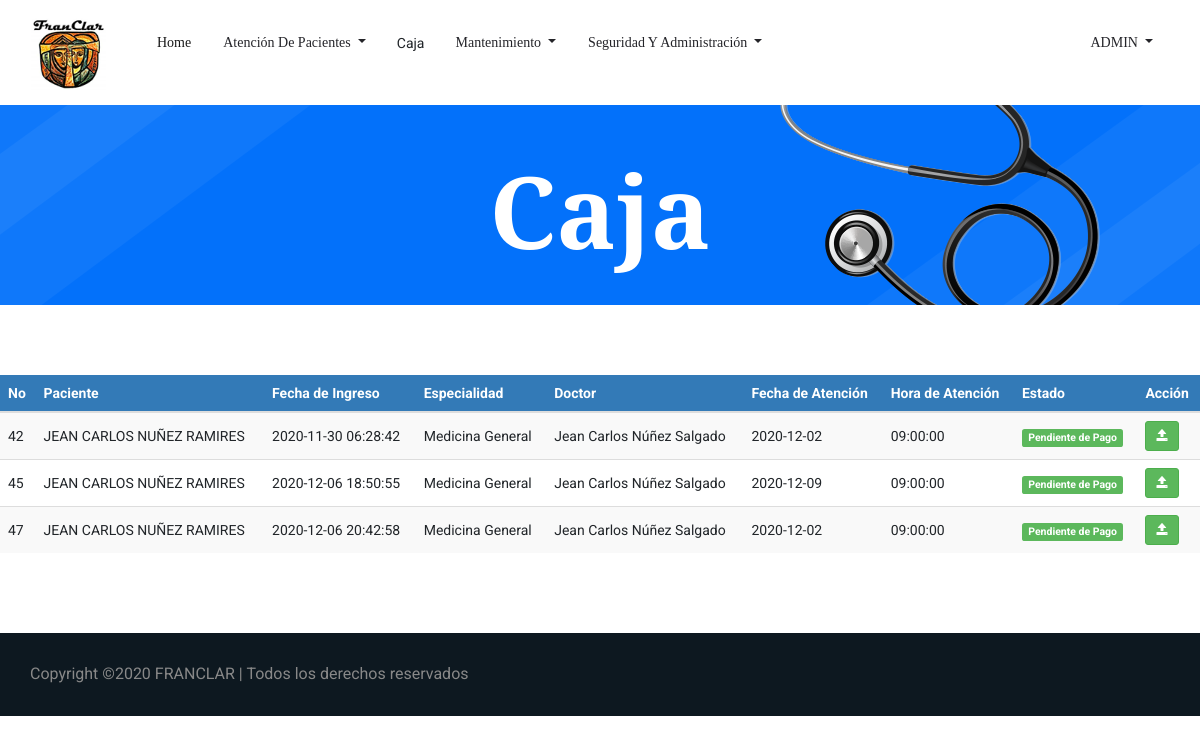
The page /Caja.php (signed in) on the database as committed earlier.
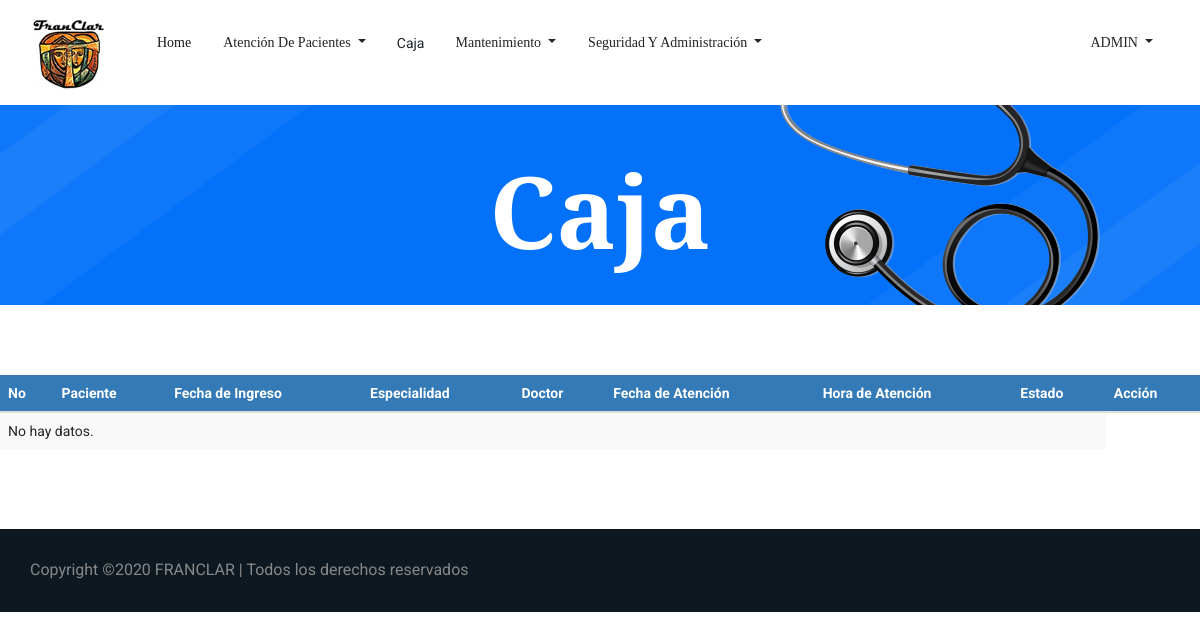
The same page on the database as committed later.
### tables this page shows
CREATE TABLE `tbl_citas` (
  `ID_Cita` bigint(3) NOT NULL,
  `ID_Paciente` int(3) NOT NULL,
  `ID_Usuario` bigint(3) NOT NULL,
  `ID_Empleado` int(3) NOT NULL,
  `ID_Especialidad` int(3) NOT NULL,
  `ID_Estado` int(3) NOT NULL,
  `Fec_Creacion` timestamp NOT NULL DEFAULT current_timestamp(),
  `Fec_Atencion` date NOT NULL,
  `Hora_Atencion` time NOT NULL,
  `Precio` int(5) NOT NULL,
  `Usuario_crea` bigint(3) DEFAULT NULL,
  `Fec_crea` date DEFAULT NULL,
  `Usuario_modif` bigint(3) DEFAULT NULL,
  `Fec_modif` date DEFAULT NULL
);

CREATE TABLE `tbl_pacientes` (
  `ID_Paciente` int(3) NOT NULL,
  `ID_tipo_documento` int(11) NOT NULL,
  `cedula` varchar(20) NOT NULL,
  `ID_Sexo` int(1) NOT NULL,
  `ID_Est_Civil` int(3) NOT NULL,
  `ID_Tipo_Sangre` int(3) NOT NULL,
  `ID_Religion` int(3) NOT NULL,
  `Nom_Paciente` varchar(255) NOT NULL,
  `Fec_Nacimiento` date NOT NULL,
  `Edad` int(3) NOT NULL,
  `Dir_Paciente` varchar(255) NOT NULL,
  `Tel_Paciente` int(8) NOT NULL,
  `Cel_Paciente` int(8) NOT NULL,
  `Email` varchar(50) NOT NULL,
  `Contacto_Emergencia` varchar(40) NOT NULL,
  `ID_Parentesco` int(3) NOT NULL,
  `Tel_Emergencia` int(8) NOT NULL,
  `Cel_Emergencia` int(8) NOT NULL,
  `Antecedentes_Personales` varchar(500) DEFAULT NULL,
  `Antecedentes_Hospitalarios` varchar(500) DEFAULT NULL,
  `Antecedentes_Alergicos` varchar(500) DEFAULT NULL,
  `Antecedentes_Familiares` varchar(500) DEFAULT NULL,
  `Habitos` varchar(500) DEFAULT NULL,
  `Usuario_crea` bigint(3) DEFAULT NULL,
  `Fec_crea` date DEFAULT NULL,
  `Usuario_modif` bigint(3) DEFAULT NULL,
  `Fec_modif` date DEFAULT NULL
);

CREATE TABLE `tbl_especialidad` (
  `ID_especialidad` int(3) NOT NULL,
  `Descripcion_espec` varchar(30) NOT NULL,
  `Precio` int(5) NOT NULL
);

CREATE TABLE `tbl_empleado` (
  `ID_Empleado` int(3) NOT NULL,
  `Nom_Empleado` varchar(50) NOT NULL,
  `ID_Sexo` int(1) NOT NULL,
  `ID_Est_Civil` int(3) NOT NULL,
  `ID_Cargo` int(3) NOT NULL,
  `ID_Especialidad` int(3) NOT NULL,
  `Cedula` varchar(13) NOT NULL,
  `Fec_Nacimiento` date NOT NULL,
  `Dir_Empleado` varchar(255) NOT NULL,
  `Tel_Empleado` int(8) NOT NULL,
  `Cel_Empleado` int(8) NOT NULL,
  `Salario` int(6) NOT NULL,
  `Usuario_crea` bigint(3) DEFAULT NULL,
  `Fec_crea` date DEFAULT NULL,
  `Usuario_modif` bigint(3) DEFAULT NULL,
  `Fec_modif` date DEFAULT NULL
);

CREATE TABLE `tbl_estado_cita` (
  `ID_Estado` int(3) NOT NULL,
  `Descripcion_est_cita` varchar(20) NOT NULL
);

### Caja.php (the view, shortened to what this page needs)
<!doctype html>
<html lang="es">
<?php
include 'head.php'
?>
<body>
    <?php
    include 'header.php'
    ?>
    <section class="breadcrumb_part breadcrumb_bg">
        <div class="container">
            <div class="row">
                <div class="col-lg-12">
                    <div class="breadcrumb_iner">
                        <div class="breadcrumb_iner_item">
                            <h2>Caja</h2>
                        </div>
                    </div>
                </div>
            </div>
        </div>
    </section>
    <br>
     <br>
     <br>
    <div class="table-responsive">
			<table id="datatableUsuarios" class="table table-striped table-hover" cellspacing="0" width="100%">
            	<thead>
				<tr>
					<th>No</th>
					<th>Paciente</th>
					<th>Fecha de Ingreso</th>
					<th>Especialidad</th>
                    <th>Doctor</th>
                    <th>Fecha de Atención</th>
                    <th>Hora de Atención</th>
                    <th>Estado</th>
				    <th>Acción</th>
				</tr>
				</thead>
				<tbody>
				<?php
				$sql = mysqli_query($con, "SELECT tbl_citas.ID_Cita,
				tbl_pacientes.Nom_Paciente,
				tbl_citas.Fec_Creacion,
				tbl_especialidad.Descripcion_espec,
				tbl_empleado.Nom_Empleado,
				tbl_citas.Fec_Atencion,
				tbl_citas.Hora_Atencion,
				tbl_estado_cita.Descripcion_est_cita FROM tbl_citas
				INNER JOIN tbl_pacientes on tbl_citas.ID_Paciente = tbl_pacientes.ID_Paciente
				INNER JOIN tbl_especialidad on tbl_citas.ID_Especialidad = tbl_especialidad.ID_Especialidad
				INNER JOIN tbl_empleado on tbl_citas.ID_Empleado = tbl_empleado.ID_Empleado
				INNER JOIN tbl_estado_cita on tbl_citas.ID_Estado = tbl_estado_cita.ID_Estado WHERE tbl_estado_cita.ID_Estado = 3");
				if(mysqli_num_rows($sql) == 0){
					echo '<tr><td colspan="8">No hay datos.</td></tr>';
				}else{
					while($row = mysqli_fetch_assoc($sql)){
						echo '
						<tr>
						<td>'.$row['ID_Cita'].'</td>
						<td>'.$row['Nom_Paciente'].'</td>
						<td>'.$row['Fec_Creacion'].'</td>
						<td>'.$row['Descripcion_espec'].'</td>
						<td>'.$row['Nom_Empleado'].'</td>
						<td>'.$row['Fec_Atencion'].'</td>
						<td>'.$row['Hora_Atencion'].'</td>
						<td><span class="label label-success">'.$row['Descripcion_est_cita'].'</span></td>
						<td>
                            <a href="Facturacion.php?nik='.$row['ID_Cita'].'" title="Realizar Consulta" class="btn btn-success btn-sm"><span class="glyphicon glyphicon-open" aria-hidden="true"></span></a>
						</td>
						</tr>
						';
					}
				}
				?>
			</table>
		 </div>
         <br>
     <br>
     <br>
    <?php
        include 'Copyright.php'
    ?>
</body>
</html>

Rows that differ between the two databases and show on the page:
removed tbl_citas: ID_Cita "42", ID_Paciente.Nom_Paciente "JEAN CARLOS NUÑEZ RAMIRES", Fec_Creacion "2020-11-30 06:28:42", ID_Especialidad.Descripcion_espec "Medicina General", ID_Empleado.Nom_Empleado "Jean Carlos Núñez Salgado", Fec_Atencion "2020-12-02", Hora_Atencion "09:00:00", ID_Estado.Descripcion_est_cita "Pendiente de Pago"
removed tbl_citas: ID_Cita "45", ID_Paciente.Nom_Paciente "JEAN CARLOS NUÑEZ RAMIRES", Fec_Creacion "2020-12-06 18:50:55", ID_Especialidad.Descripcion_espec "Medicina General", ID_Empleado.Nom_Empleado "Jean Carlos Núñez Salgado", Fec_Atencion "2020-12-09", Hora_Atencion "09:00:00", ID_Estado.Descripcion_est_cita "Pendiente de Pago"
removed tbl_citas: ID_Cita "47", ID_Paciente.Nom_Paciente "JEAN CARLOS NUÑEZ RAMIRES", Fec_Creacion "2020-12-06 20:42:58", ID_Especialidad.Descripcion_espec "Medicina General", ID_Empleado.Nom_Empleado "Jean Carlos Núñez Salgado", Fec_Atencion "2020-12-02", Hora_Atencion "09:00:00", ID_Estado.Descripcion_est_cita "Pendiente de Pago"
Other text that changed with them:
text now shown: "No hay datos."
